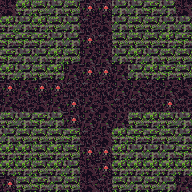

A 2D game scene composited from a Tiled map and its tileset images. What follows is a short description and the map's XML, with every tile layer's data as written:
An orthogonal 12x12 tile map with 16x16 px tiles, 1 tile layer (tile) and 7 objects.

<map version="1.0" tiledversion="1.1.2" orientation="orthogonal" renderorder="right-down" width="12" height="12" tilewidth="16" tileheight="16" infinite="0" nextobjectid="64">
 <tileset firstgid="1" source="tileset.tsx" />
 <layer name="tile" width="12" height="12">
  <data encoding="csv">
24,21,19,18,19,22,22,18,18,20,18,24,
21,18,21,19,18,25,24,18,19,19,18,18,
20,20,20,18,18,22,25,19,19,19,21,20,
20,18,18,21,19,23,23,18,21,18,19,19,
21,18,19,21,23,22,22,23,18,21,20,19,
22,23,22,22,25,25,25,23,23,25,23,24,
23,25,24,23,22,23,24,25,25,25,22,25,
19,18,20,18,22,23,23,23,19,21,19,18,
18,19,19,19,20,25,24,21,20,20,19,18,
21,21,19,21,19,22,22,21,18,18,18,20,
21,21,19,21,18,24,22,21,21,21,21,21,
22,19,20,18,19,24,25,19,18,19,18,23
</data>
 </layer>
 <objectgroup name="creature">
  <object id="57" gid="248" x="64" y="128" width="16" height="16">
   <properties>
    <property name="probability" value="10" />
   </properties>
  </object>
  <object id="58" gid="248" x="112" y="80" width="16" height="16">
   <properties>
    <property name="probability" value="12" />
   </properties>
  </object>
  <object id="59" gid="245" x="80" y="96" width="16" height="16">
   <properties>
    <property name="probability" value="8" />
   </properties>
  </object>
  <object id="60" gid="245" x="96" y="112" width="16" height="16">
   <properties>
    <property name="probability" value="8" />
   </properties>
  </object>
  <object id="61" gid="244" x="80" y="64" width="16" height="16">
   <properties>
    <property name="probability" value="8" />
   </properties>
  </object>
  <object id="62" gid="250" x="112" y="128" width="16" height="16">
   <properties>
    <property name="probability" value="8" />
   </properties>
  </object>
  <object id="63" gid="248" x="64" y="80" width="16" height="16">
   <properties>
    <property name="probability" value="8" />
   </properties>
  </object>
 </objectgroup>
 <objectgroup name="furniture" />
 <objectgroup name="description" />
</map>
